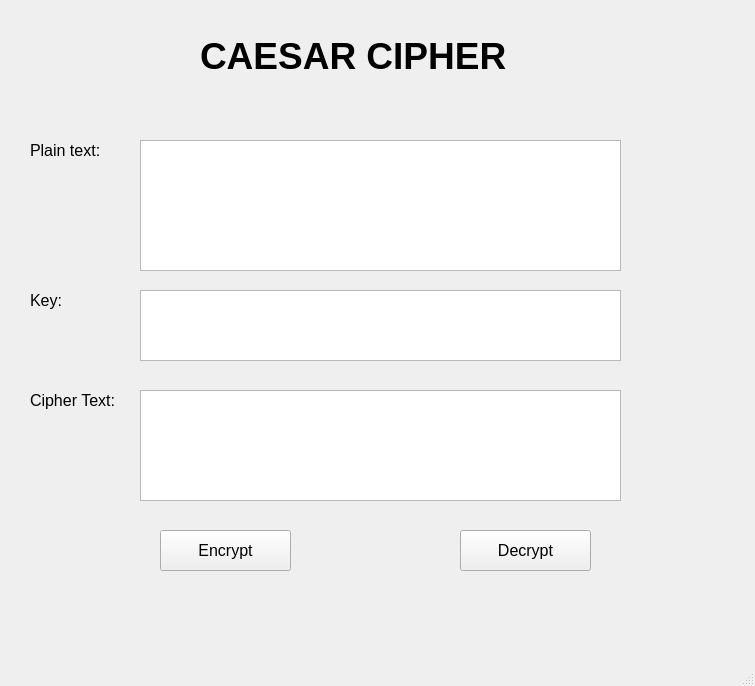
<?xml version="1.0" encoding="UTF-8"?>
<ui version="4.0">
 <class>MainWindow</class>
 <widget class="QMainWindow" name="MainWindow">
  <property name="geometry">
   <rect>
    <x>0</x>
    <y>0</y>
    <width>755</width>
    <height>686</height>
   </rect>
  </property>
  <property name="font">
   <font>
    <pointsize>12</pointsize>
   </font>
  </property>
  <property name="windowTitle">
   <string>MainWindow</string>
  </property>
  <widget class="QWidget" name="centralwidget">
   <widget class="QLabel" name="CAESARLabel">
    <property name="geometry">
     <rect>
      <x>200</x>
      <y>30</y>
      <width>321</width>
      <height>51</height>
     </rect>
    </property>
    <property name="font">
     <font>
      <pointsize>28</pointsize>
      <weight>75</weight>
      <bold>true</bold>
     </font>
    </property>
    <property name="text">
     <string>CAESAR CIPHER</string>
    </property>
   </widget>
   <widget class="QLabel" name="label">
    <property name="geometry">
     <rect>
      <x>30</x>
      <y>140</y>
      <width>71</width>
      <height>21</height>
     </rect>
    </property>
    <property name="text">
     <string>Plain text:</string>
    </property>
   </widget>
   <widget class="QLabel" name="label_2">
    <property name="geometry">
     <rect>
      <x>30</x>
      <y>290</y>
      <width>47</width>
      <height>21</height>
     </rect>
    </property>
    <property name="text">
     <string>Key:</string>
    </property>
   </widget>
   <widget class="QLabel" name="label_3">
    <property name="geometry">
     <rect>
      <x>30</x>
      <y>390</y>
      <width>91</width>
      <height>21</height>
     </rect>
    </property>
    <property name="text">
     <string>Cipher Text:</string>
    </property>
   </widget>
   <widget class="QPlainTextEdit" name="txtPlain">
    <property name="geometry">
     <rect>
      <x>140</x>
      <y>140</y>
      <width>481</width>
      <height>131</height>
     </rect>
    </property>
   </widget>
   <widget class="QPlainTextEdit" name="txtKey">
    <property name="geometry">
     <rect>
      <x>140</x>
      <y>290</y>
      <width>481</width>
      <height>71</height>
     </rect>
    </property>
   </widget>
   <widget class="QPlainTextEdit" name="txtCipher">
    <property name="geometry">
     <rect>
      <x>140</x>
      <y>390</y>
      <width>481</width>
      <height>111</height>
     </rect>
    </property>
   </widget>
   <widget class="QPushButton" name="btnEncrypt">
    <property name="geometry">
     <rect>
      <x>160</x>
      <y>530</y>
      <width>131</width>
      <height>41</height>
     </rect>
    </property>
    <property name="text">
     <string>Encrypt</string>
    </property>
   </widget>
   <widget class="QPushButton" name="btnDecrypt">
    <property name="geometry">
     <rect>
      <x>460</x>
      <y>530</y>
      <width>131</width>
      <height>41</height>
     </rect>
    </property>
    <property name="text">
     <string>Decrypt</string>
    </property>
   </widget>
  </widget>
  <widget class="QMenuBar" name="menubar">
   <property name="geometry">
    <rect>
     <x>0</x>
     <y>0</y>
     <width>755</width>
     <height>27</height>
    </rect>
   </property>
  </widget>
  <widget class="QStatusBar" name="statusbar"/>
 </widget>
 <resources/>
 <connections/>
</ui>
